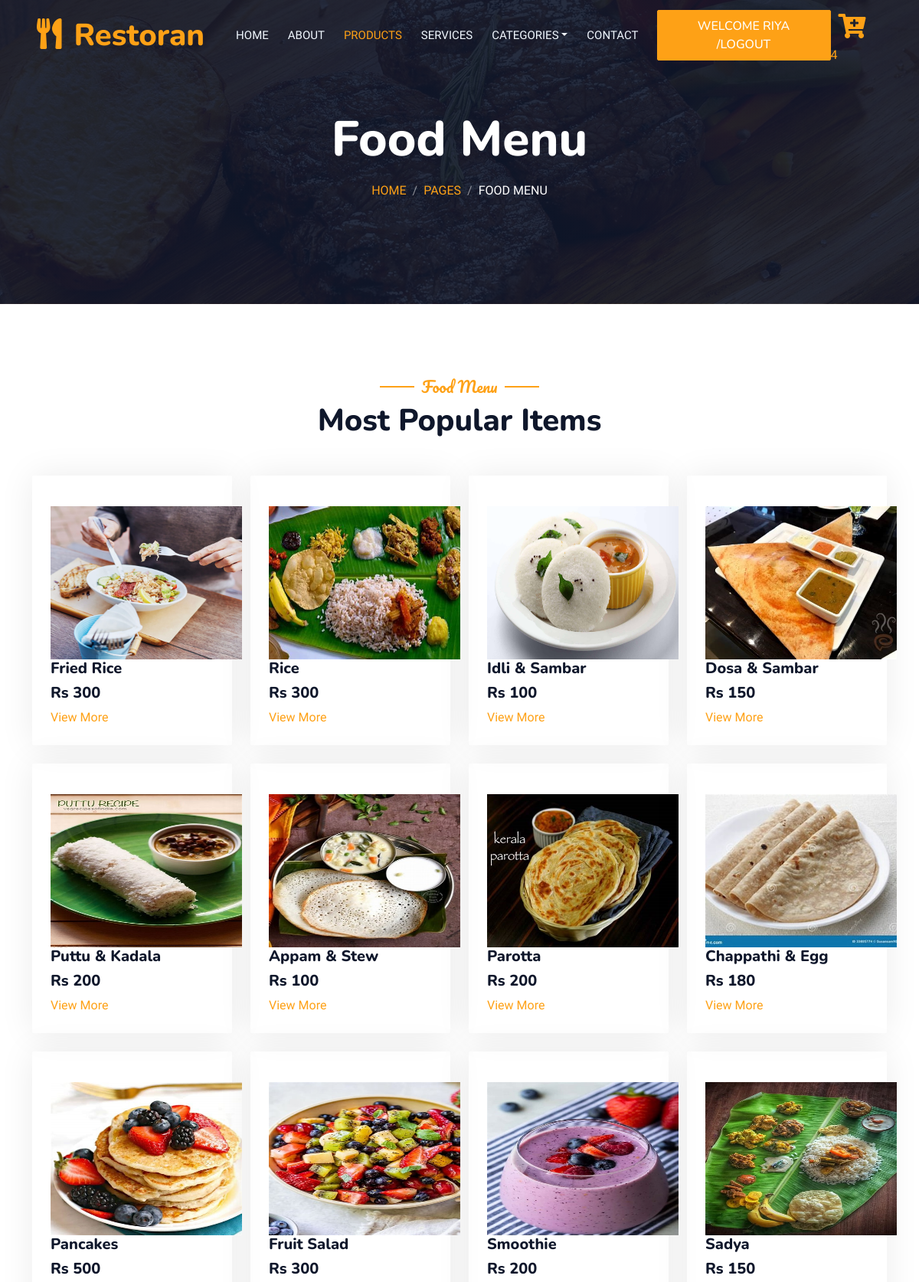
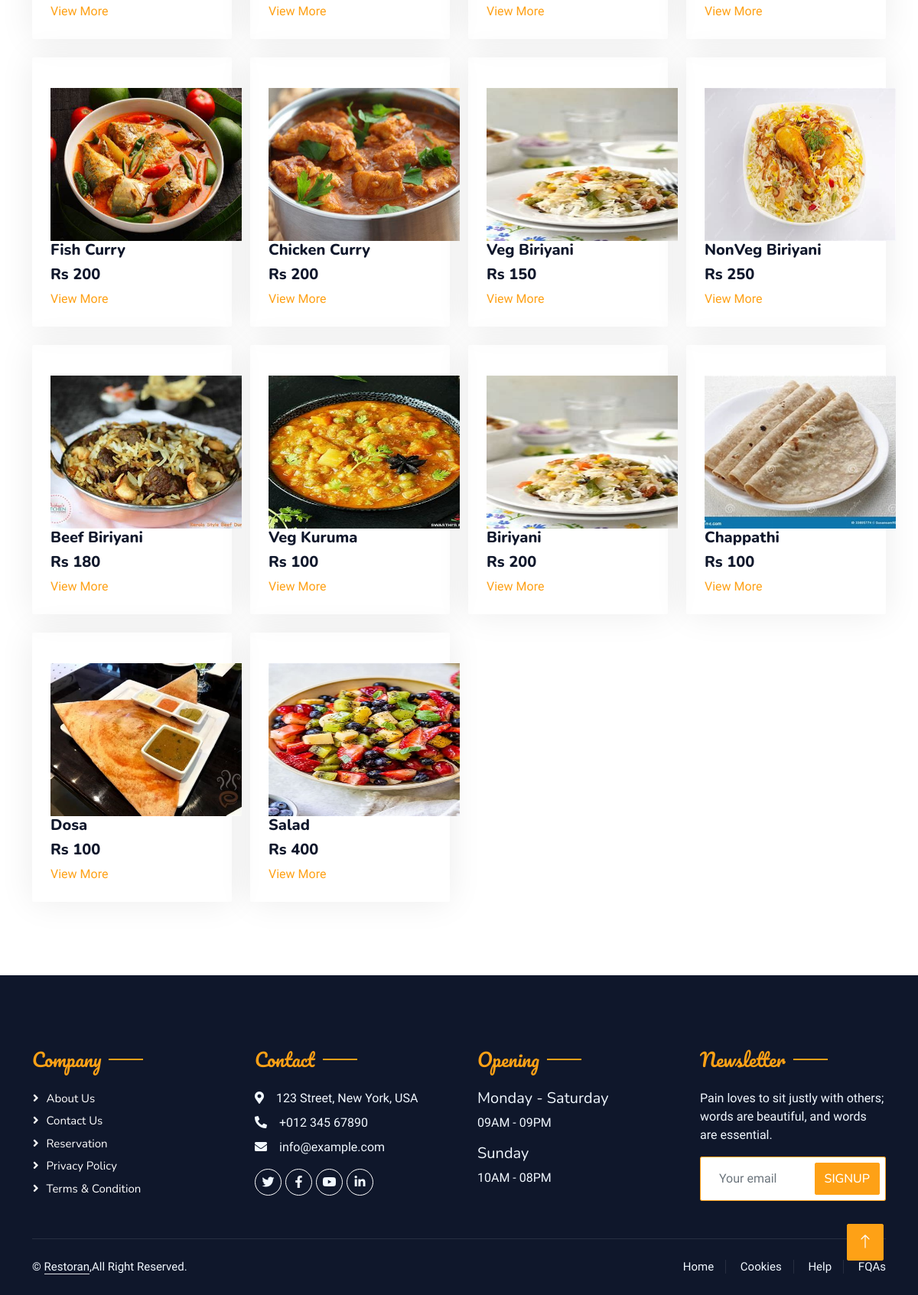
Page /Our_Products/ (signed in) on the committed database (2 pictures, top to bottom).
### AdminApp/models.py (models this page shows)
class ProductDb(models.Model):
    Category_Name=models.CharField(max_length=100,null=True,blank=True)
    Product_Name=models.CharField(max_length=100,null=True,blank=True)
    Description=models.CharField(max_length=100,null=True,blank=True)
    Price=models.IntegerField(null=True,blank=True)
    Product_Image=models.ImageField(upload_to="Profile",null=True,blank=True)

### WebApp/views.py (the view)
# urls.py: path('Our_Products/',views.products,name="products"),
def products(request):
    categories = CategoryDb.objects.all()
    products=ProductDb.objects.all()
    cart_count = CartDb.objects.filter(Username=request.session['Username'])
    x = cart_count.count()
    return render(request,"Products.html",{'products':products,'categories':categories,'x':x})

### WebApp/templates/Products.html (shortened to what this page needs)
<!DOCTYPE html>
{% load static %}
<html lang="en">
<head>
    <link href="https://cdnjs.cloudflare.com/ajax/libs/font-awesome/5.10.0/css/all.min.css" rel="stylesheet">
    <link href="https://cdn.jsdelivr.net/npm/bootstrap-icons@1.4.1/font/bootstrap-icons.css" rel="stylesheet">
    <link href="{% static 'web_page/lib/animate/animate.min.css' %}" rel="stylesheet">
    <link href="{% static 'web_page/lib/owlcarousel/assets/owl.carousel.min.css' %}" rel="stylesheet">
    <link href="{% static 'web_page/lib/tempusdominus/css/tempusdominus-bootstrap-4.min.css' %}" rel="stylesheet" />
    <link href="{% static 'web_page/css/bootstrap.min.css' %}" rel="stylesheet">
    <link href="{% static 'web_page/css/style.css' %}" rel="stylesheet">
</head>
<body>
    <div class="container-xxl bg-white p-0">
        <div class="container-xxl position-relative p-0">
            <nav class="navbar navbar-expand-lg navbar-dark bg-dark px-4 px-lg-5 py-3 py-lg-0">
                <a href="" class="navbar-brand p-0">
                    <h1 class="text-primary m-0"><i class="fa fa-utensils me-3"></i>Restoran</h1>
                </a>
                <div class="collapse navbar-collapse" id="navbarCollapse">
                    <div class="navbar-nav ms-auto py-0 pe-4">
                        <a href="{% url 'home_page' %}" class="nav-item nav-link">Home</a>
                        <a href="{% url 'about_page' %}" class="nav-item nav-link">About</a>
                        <a href="{% url 'products' %}" class="nav-item nav-link active">Products</a>
                        <a href="{% url 'services' %}" class="nav-item nav-link">Services</a>
                        <div class="nav-item dropdown">
                            <a href="#" class="nav-link dropdown-toggle" data-bs-toggle="dropdown">Categories</a>
                        </div>
                        <a href="{% url 'contact_page' %}" class="nav-item nav-link">Contact</a>
                    </div>
                    {% if request.session.Username %}
                    <a href="{% url 'user_logout' %}" class="nav-item nav-link btn btn-primary py-2 px-4">WELCOME {{request.session.Username}} /Logout</a>
                    {% else %}
                    <a href="{% url 'sign_in' %}" class="btn btn-primary py-2 px-4">Register/Login</a>
                    {% endif %}
                </div>
               <a href="{% url 'cart_page' %}"><i class="fa fa-2x fa-cart-plus text-primary mb-0" style="padding:10px;"></i>
                <span>{{x}}</span>
               </a>
            </nav>
            <div class="container-xxl py-5 bg-dark hero-header mb-5">
                <div class="container text-center my-5 pt-5 pb-4">
                    <h1 class="display-3 text-white mb-3 animated slideInDown">Food Menu</h1>
                    <nav aria-label="breadcrumb">
                        <ol class="breadcrumb justify-content-center text-uppercase">
                            <li class="breadcrumb-item"><a href="#">Home</a></li>
                            <li class="breadcrumb-item"><a href="#">Pages</a></li>
                            <li class="breadcrumb-item text-white active" aria-current="page">Food Menu</li>
                        </ol>
                    </nav>
                </div>
            </div>
        </div>
        <div class="container-xxl py-5">
            <div class="container">
                <div class="text-center wow fadeInUp" data-wow-delay="0.1s">
                    <h5 class="section-title ff-secondary text-center text-primary fw-normal">Food Menu</h5>
                    <h1 class="mb-5">Most Popular Items</h1>
                </div>
                <div class="row g-4">
                    {% for i in products %}
                    <div class="col-lg-3 col-sm-6 wow fadeInUp" data-wow-delay="0.1s">
                        <div class="service-item rounded pt-3">
                            <div class="p-4">
                                <img src="{{i.Product_Image.url}}" width="250px" height="200px">
                                <h5>{{i.Product_Name}}</h5>
                                <h5>Rs {{i.Price}}</h5>
                                <a href="">View More</a>
                            </div>
                        </div>
                    </div>
                    {% endfor %}
                </div>
            </div>
        </div>
        <div class="container-fluid bg-dark text-light footer pt-5 mt-5 wow fadeIn" data-wow-delay="0.1s">
            <div class="container py-5">
                <div class="row g-5">
                    <div class="col-lg-3 col-md-6">
                        <h4 class="section-title ff-secondary text-start text-primary fw-normal mb-4">Company</h4>
                        <a class="btn btn-link" href="#">About Us</a>
                        <a class="btn btn-link" href="#">Contact Us</a>
                        <a class="btn btn-link" href="#">Reservation</a>
                        <a class="btn btn-link" href="#">Privacy Policy</a>
                        <a class="btn btn-link" href="#">Terms & Condition</a>
                    </div>
                    <div class="col-lg-3 col-md-6">
                        <h4 class="section-title ff-secondary text-start text-primary fw-normal mb-4">Contact</h4>
                        <p class="mb-2"><i class="fa fa-map-marker-alt me-3"></i>123 Street, New York, USA</p>
                        <p class="mb-2"><i class="fa fa-phone-alt me-3"></i>+012 345 67890</p>
                        <p class="mb-2"><i class="fa fa-envelope me-3"></i>info@example.com</p>
                        <div class="d-flex pt-2">
                            <a class="btn btn-outline-light btn-social" href="#"><i class="fab fa-twitter"></i></a>
                            <a class="btn btn-outline-light btn-social" href="#"><i class="fab fa-facebook-f"></i></a>
                            <a class="btn btn-outline-light btn-social" href="#"><i class="fab fa-youtube"></i></a>
                            <a class="btn btn-outline-light btn-social" href="#"><i class="fab fa-linkedin-in"></i></a>
                        </div>
                    </div>
                    <div class="col-lg-3 col-md-6">
                        <h4 class="section-title ff-secondary text-start text-primary fw-normal mb-4">Opening</h4>
                        <h5 class="text-light fw-normal">Monday - Saturday</h5>
                        <p>09AM - 09PM</p>
                        <h5 class="text-light fw-normal">Sunday</h5>
                        <p>10AM - 08PM</p>
                    </div>
                    <div class="col-lg-3 col-md-6">
                        <h4 class="section-title ff-secondary text-start text-primary fw-normal mb-4">Newsletter</h4>
                        <p>Pain loves to sit justly with others; words are beautiful, and words are essential.</p>
                        <div class="position-relative mx-auto" style="max-width: 400px;">
                            <input class="form-control border-primary w-100 py-3 ps-4 pe-5" type="text" placeholder="Your email">
                            <button type="button" class="btn btn-primary py-2 position-absolute top-0 end-0 mt-2 me-2">SignUp</button>
                        </div>
                    </div>
                </div>
            </div>
            <div class="container">
                <div class="copyright">
                    <div class="row">
                        <div class="col-md-6 text-center text-md-start mb-3 mb-md-0">
                            &copy; <a class="border-bottom" href="#">Restoran</a>,All Right Reserved.
                        </div>
                        <div class="col-md-6 text-center text-md-end">
                            <div class="footer-menu">
                                <a href="#">Home</a>
                                <a href="#">Cookies</a>
                                <a href="#">Help</a>
                                <a href="#">FQAs</a>
                            </div>
                        </div>
                    </div>
                </div>
            </div>
        </div>
        <a href="#" class="btn btn-lg btn-primary btn-lg-square back-to-top"><i class="bi bi-arrow-up"></i></a>
    </div>
</body>
</html>

### WebApp/static/web_page/css/style.css (style rules this page uses)
:root { --primary: #FEA116; --light: #F1F8FF; --dark: #0F172B; }
.ff-secondary { font-family: 'Pacifico', cursive; }
.back-to-top { position: fixed; display: none; right: 45px; bottom: 45px; z-index: 99; }
.btn { font-family: 'Nunito', sans-serif; font-weight: 500; text-transform: uppercase; transition: .5s; }
.btn.btn-primary, .btn.btn-secondary { color: #FFFFFF; }
.btn-lg-square { width: 48px; height: 48px; }
.btn-square, .btn-sm-square, .btn-lg-square { padding: 0; display: flex; align-items: center; justify-content: center; font-weight: normal; border-radius: 2px; }
.navbar-dark .navbar-nav .nav-link { position: relative; margin-left: 25px; padding: 35px 0; font-size: 15px; color: var(--light) !important; text-transform: uppercase; font-weight: 500; outline: none; transition: .5s; }
.navbar-dark .navbar-nav .nav-link:hover, .navbar-dark .navbar-nav .nav-link.active { color: var(--primary) !important; }
@media (min-width: 992px) { .navbar-dark { position: absolute; width: 100%; top: 0; left: 0; z-index: 999; background: transparent !important; } }
.hero-header { background: linear-gradient(rgba(15, 23, 43, .9), rgba(15, 23, 43, .9)), url(../img/bg-hero.jpg); background-position: center center; background-repeat: no-repeat; background-size: cover; }
.breadcrumb-item + .breadcrumb-item::before { color: rgba(255, 255, 255, .5); }
.section-title { position: relative; display: inline-block; }
.section-title::before { position: absolute; content: ""; width: 45px; height: 2px; top: 50%; left: -55px; margin-top: -1px; background: var(--primary); }
.section-title::after { position: absolute; content: ""; width: 45px; height: 2px; top: 50%; right: -55px; margin-top: -1px; background: var(--primary); }
.section-title.text-start::before, .section-title.text-end::after { display: none; }
.service-item { box-shadow: 0 0 45px rgba(0, 0, 0, .08); transition: .5s; }
.service-item * { transition: .5s; }
.footer .btn.btn-social { margin-right: 5px; width: 35px; height: 35px; display: flex; align-items: center; justify-content: center; color: var(--light); border: 1px solid #FFFFFF; border-radius: 35px; transition: .3s; }
.footer .btn.btn-link { display: block; margin-bottom: 5px; padding: 0; text-align: left; color: #FFFFFF; font-size: 15px; font-weight: normal; text-transform: capitalize; transition: .3s; }
.footer .btn.btn-link::before { position: relative; content: "\f105"; font-family: "Font Awesome 5 Free"; font-weight: 900; margin-right: 10px; }
.footer .copyright { padding: 25px 0; font-size: 15px; border-top: 1px solid rgba(256, 256, 256, .1); }
.footer .copyright a { color: var(--light); }
.footer .footer-menu a { margin-right: 15px; padding-right: 15px; border-right: 1px solid rgba(255, 255, 255, .1); }
.footer .footer-menu a:last-child { margin-right: 0; padding-right: 0; border-right: none; }

### rows in the picture
ProductDb: Product_Image (picture), Product_Name "Fried Rice", Price "300"
ProductDb: Product_Image (picture), Product_Name "Rice", Price "300"
ProductDb: Product_Image (picture), Product_Name "Idli & Sambar", Price "100"
ProductDb: Product_Image (picture), Product_Name "Dosa & Sambar", Price "150"
ProductDb: Product_Image (picture), Product_Name "Puttu & Kadala", Price "200"
ProductDb: Product_Image (picture), Product_Name "Appam & Stew", Price "100"
ProductDb: Product_Image (picture), Product_Name "Parotta", Price "200"
ProductDb: Product_Image (picture), Product_Name "Chappathi & Egg", Price "180"
ProductDb: Product_Image (picture), Product_Name "Pancakes", Price "500"
ProductDb: Product_Image (picture), Product_Name "Fruit Salad", Price "300"
ProductDb: Product_Image (picture), Product_Name "Smoothie", Price "200"
ProductDb: Product_Image (picture), Product_Name "Sadya", Price "150"
ProductDb: Product_Image (picture), Product_Name "Fish Curry", Price "200"
ProductDb: Product_Image (picture), Product_Name "Chicken Curry", Price "200"
ProductDb: Product_Image (picture), Product_Name "Veg Biriyani", Price "150"
ProductDb: Product_Image (picture), Product_Name "NonVeg Biriyani", Price "250"
ProductDb: Product_Image (picture), Product_Name "Beef Biriyani", Price "180"
ProductDb: Product_Image (picture), Product_Name "Veg Kuruma", Price "100"
ProductDb: Product_Image (picture), Product_Name "Biriyani", Price "200"
ProductDb: Product_Image (picture), Product_Name "Chappathi", Price "100"
ProductDb: Product_Image (picture), Product_Name "Dosa", Price "100"
ProductDb: Product_Image (picture), Product_Name "Salad", Price "400"

### other values in the picture
{{ request.session.Username }} "RIYA"
{{ x }} "4"
